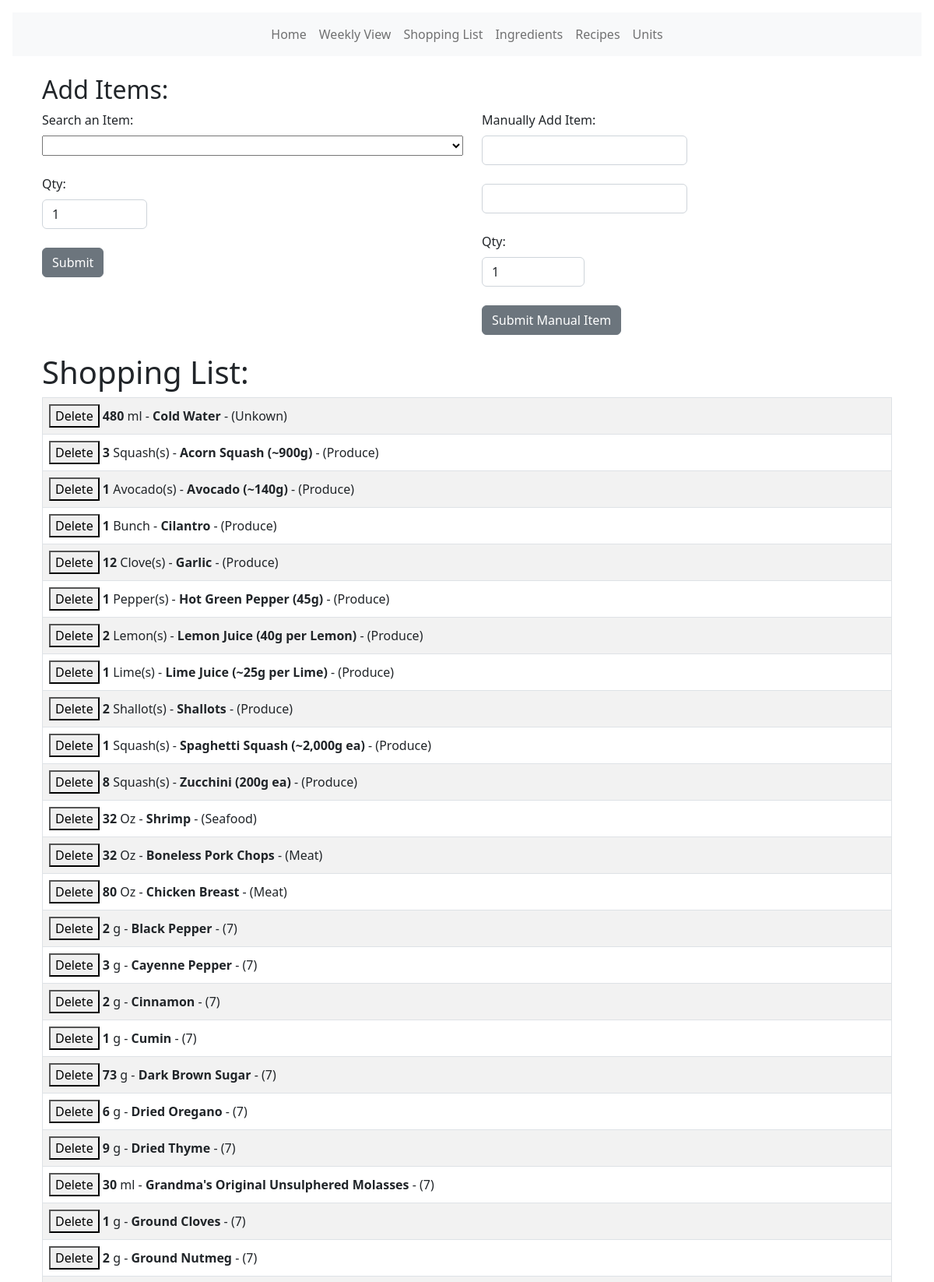
Page /shopping/list (upper part) on the committed database.
### models.py (models this page shows, shortened)
class Shopping(db.Model):
    id = db.Column(db.Integer, primary_key=True)
    qty = db.Column(db.Float)
    unit_name = db.Column(db.String(30))
    ingredient_name = db.Column(db.String(120))
    aisle_name = db.Column(db.String(30))
    aisle_id = db.Column(db.Integer)
    day_label = db.Column(db.String(10))
    for_recipe = db.Column(db.String(120))

### main.py (the view, shortened to what this page needs)
@app.route("/shopping/list", methods=["GET", "POST"])
def list():
    deleted_items = (
        Dshopping.query.with_entities(
            Dshopping.ingredient_name,
            Dshopping.qty,
            Dshopping.unit_name,
            Dshopping.aisle_name,
            Dshopping.aisle_id,
            func.sum(Dshopping.qty).label("dtotal"),
        )
        .group_by(Dshopping.ingredient_name)
        .order_by(Dshopping.id.desc())
        .limit(100)
        .all()
    )
    our_add = (
        Shopping.query.with_entities(
            Shopping.id,
            Shopping.ingredient_name,
            Shopping.qty,
            Shopping.unit_name,
            Shopping.aisle_name,
            Shopping.aisle_id,
            func.sum(Shopping.qty).label("total"),
        )
        .group_by(Shopping.ingredient_name)
        .order_by(Shopping.aisle_id)
        .all()
    )
    names = db.session.query(Ingredient.name).order_by(Ingredient.name)
    names = [i[0] for i in names]
    form = ShoppingForm()
    form.name.choices = [("")] + [(name) for name in names]
    a = db.session.query(Aisle.name).order_by(Aisle.id)
    form2 = ManualShoppingForm()
    a = [i[0] for i in a]
    form2.aisle.choices = [("")] + [(b) for b in a]
    if form2.validate_on_submit():
        u2 = Aisle.query.filter_by(name=form2.aisle.data).first()
        update = Shopping(
            ingredient_name=form2.item.data,
            qty=form2.bqty.data,
            unit_name="",
            aisle_name=form2.aisle.data,
            aisle_id=u2.id,
        )
        db.session.add(update)
        db.session.commit()
        our_add = (
            Shopping.query.with_entities(
                Shopping.id,
                Shopping.ingredient_name,
                Shopping.qty,
                Shopping.unit_name,
                Shopping.aisle_name,
                Shopping.aisle_id,
                func.sum(Shopping.qty).label("total"),
            )
            .group_by(Shopping.ingredient_name)
            .order_by(Shopping.aisle_id)
            .all()
        )
        deleted_items = (
            Dshopping.query.with_entities(
                Dshopping.ingredient_name,
                Dshopping.qty,
                Dshopping.unit_name,
                Dshopping.aisle_name,
                Dshopping.aisle_id,
                func.sum(Dshopping.qty).label("dtotal"),
            )
            .group_by(Dshopping.ingredient_name)
            .order_by(Dshopping.id.desc())
            .limit(100)
            .all()
        )
        return render_template(
            "shopping/list.html",
            form=form,
            form2=form2,
            name=name,
            our_add=our_add,
            deleted_items=deleted_items,
        )
    else:
        return render_template(
            "shopping/list.html",
            form=form,
            form2=form2,
            name=name,
            our_add=our_add,
            deleted_items=deleted_items,
        )

### forms.py
class ShoppingForm(FlaskForm):
    aqty = DecimalField("Qty:", validators=[validators.InputRequired()])
    name = SelectField(
        "Search an Item:",
        validators=[validators.InputRequired()],
        validate_choice=False,
    )
    submit = SubmitField("Submit")

class ManualShoppingForm(FlaskForm):
    bqty = DecimalField("Qty:", validators=[validators.InputRequired()])
    item = StringField("Manually Add Item:", validators=[validators.DataRequired()])
    aisle = SelectField(
        "Shopping Aisle:",
        validators=[validators.InputRequired()],
        validate_choice=False,
    )
    submit1 = SubmitField("Submit Manual Item")

### templates/shopping/list.html (shortened to what this page needs)
<!DOCTYPE html>
<html lang="en">
<head>
  <link href="{{ url_for('static', filename='css/select2.css') }}" rel="stylesheet" />
  {% extends 'base.html' %} {% block content %}
</head>
<body>
  <br />
  <div class="container">
    <h2>Add Items:</h2>
    <div class="row">
      <div class="col-sm">
        <form method="POST">
          {{ form.hidden_tag() }} {{ form.name.label(class="form-label") }} <br>{{ form.name }}
          <br />
          <br />
          {{ form.aqty.label(class="form-label") }} {{
          form.aqty(class="form-control w-25", value=1) }}
          <br />
          {{ form.submit(class="btn btn-secondary") }}
        </form>
      </div>
      <br />
      <div class="col-sm">
        <form method="POST">
          {{ form2.hidden_tag() }} {{ form2.item.label(class="form-label") }}
          <br />
          {{ form2.item(class="form-control w-50") }} <br>
          {{ form2.aisle(class="form-control w-50") }} <br>{{ form2.bqty.label(class="form-label") }} {{
          form2.bqty(class="form-control w-25", value=1) }}
          <br />
          {{ form2.submit1(class="btn btn-secondary") }}
        </form>
      </div>
    </div>
  </div>
  <br />
  <div id="dynamic" class="container">
    {% include 'shopping/shopping_list_table.html' %}
  </div>
</body>
{% endblock %}

### templates/shopping/shopping_list_table.html (shortened to what this page needs)
<div class="container">
  <h1>Shopping List:</h1>
  <table class="table table-hover table-bordered table-striped">
    {% for shopping_list in our_add %}
    <tr>
      <td id="{{shopping_list.id}}">
        <b
          ><button class="aj" id="{{shopping_list.id}}" onclick="">
            Delete</button
          >{{' %0.0f'|format(shopping_list.total|round(0, 'ceil')) }}</b
        >
        {{shopping_list.unit_name }} -
        <b>{{ shopping_list.ingredient_name }}</b> - ({{
        shopping_list.aisle_name }})
      </td>
    </tr>
    {% endfor %}
  </table>
</div>

### rows in the picture
Shopping: total "480", unit_name "ml", ingredient_name "Cold Water", aisle_name "Unkown"
Shopping: total "3", unit_name "Squash(s)", ingredient_name "Acorn Squash (~900g)", aisle_name "Produce"
Shopping: total "1", unit_name "Avocado(s)", ingredient_name "Avocado (~140g)", aisle_name "Produce"
Shopping: total "1", unit_name "Bunch", ingredient_name "Cilantro", aisle_name "Produce"
Shopping: total "12", unit_name "Clove(s)", ingredient_name "Garlic", aisle_name "Produce"
Shopping: total "1", unit_name "Pepper(s)", ingredient_name "Hot Green Pepper (45g)", aisle_name "Produce"
Shopping: total "2", unit_name "Lemon(s)", ingredient_name "Lemon Juice (40g per Lemon)", aisle_name "Produce"
Shopping: total "1", unit_name "Lime(s)", ingredient_name "Lime Juice (~25g per Lime)", aisle_name "Produce"
Shopping: total "2", unit_name "Shallot(s)", ingredient_name "Shallots", aisle_name "Produce"
Shopping: total "1", unit_name "Squash(s)", ingredient_name "Spaghetti Squash (~2,000g ea)", aisle_name "Produce"
Shopping: total "8", unit_name "Squash(s)", ingredient_name "Zucchini (200g ea)", aisle_name "Produce"
Shopping: total "32", unit_name "Oz", ingredient_name "Shrimp", aisle_name "Seafood"
Shopping: total "32", unit_name "Oz", ingredient_name "Boneless Pork Chops", aisle_name "Meat"
Shopping: total "80", unit_name "Oz", ingredient_name "Chicken Breast", aisle_name "Meat"
Shopping: total "2", unit_name "g", ingredient_name "Black Pepper", aisle_name "7"
Shopping: total "3", unit_name "g", ingredient_name "Cayenne Pepper", aisle_name "7"
Shopping: total "2", unit_name "g", ingredient_name "Cinnamon", aisle_name "7"
Shopping: total "1", unit_name "g", ingredient_name "Cumin", aisle_name "7"
Shopping: total "73", unit_name "g", ingredient_name "Dark Brown Sugar", aisle_name "7"
Shopping: total "6", unit_name "g", ingredient_name "Dried Oregano", aisle_name "7"
Shopping: total "9", unit_name "g", ingredient_name "Dried Thyme", aisle_name "7"
Shopping: total "30", unit_name "ml", ingredient_name "Grandma's Original Unsulphered Molasses", aisle_name "7"
Shopping: total "1", unit_name "g", ingredient_name "Ground Cloves", aisle_name "7"
Shopping: total "2", unit_name "g", ingredient_name "Ground Nutmeg", aisle_name "7"
